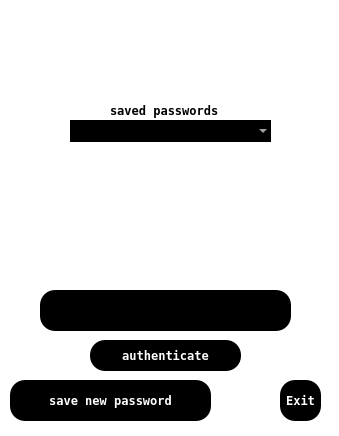
<?xml version="1.0" encoding="UTF-8"?>
<ui version="4.0">
 <class>app_1</class>
 <widget class="QWidget" name="app_1">
  <property name="geometry">
   <rect>
    <x>0</x>
    <y>0</y>
    <width>339</width>
    <height>436</height>
   </rect>
  </property>
  <property name="font">
   <font>
    <family>Fixedsys</family>
    <weight>75</weight>
    <bold>true</bold>
   </font>
  </property>
  <property name="contextMenuPolicy">
   <enum>Qt::ActionsContextMenu</enum>
  </property>
  <property name="acceptDrops">
   <bool>false</bool>
  </property>
  <property name="windowTitle">
   <string>Manager Password</string>
  </property>
  <property name="windowIcon">
   <iconset>
    <normaloff>../img/Clowns_Password.ico</normaloff>../img/Clowns_Password.ico</iconset>
  </property>
  <property name="styleSheet">
   <string notr="true">background-color: rgb(255, 255, 255);</string>
  </property>
  <widget class="QLabel" name="user_habilitar">
   <property name="geometry">
    <rect>
     <x>300</x>
     <y>300</y>
     <width>21</width>
     <height>21</height>
    </rect>
   </property>
   <property name="styleSheet">
    <string notr="true">font: 75 11pt &quot;Fixedsys&quot;;
color: rgb(0, 0, 0);</string>
   </property>
   <property name="text">
    <string/>
   </property>
   <property name="pixmap">
    <pixmap>../img/esconder.png</pixmap>
   </property>
   <property name="scaledContents">
    <bool>true</bool>
   </property>
  </widget>
  <widget class="QLabel" name="label">
   <property name="geometry">
    <rect>
     <x>110</x>
     <y>100</y>
     <width>121</width>
     <height>21</height>
    </rect>
   </property>
   <property name="styleSheet">
    <string notr="true">font: 75 11pt &quot;Fixedsys&quot;;
color: rgb(0, 0, 0);</string>
   </property>
   <property name="text">
    <string>saved passwords</string>
   </property>
  </widget>
  <widget class="QPushButton" name="exit_app">
   <property name="geometry">
    <rect>
     <x>280</x>
     <y>380</y>
     <width>41</width>
     <height>41</height>
    </rect>
   </property>
   <property name="styleSheet">
    <string notr="true">border-radius:15px;
color: rgb(255, 255, 255);
background-color: rgb(0, 0, 0);
font: 75 11pt &quot;Fixedsys&quot;;
</string>
   </property>
   <property name="text">
    <string>Exit</string>
   </property>
  </widget>
  <widget class="QPushButton" name="salvar_nova_senha">
   <property name="geometry">
    <rect>
     <x>10</x>
     <y>380</y>
     <width>201</width>
     <height>41</height>
    </rect>
   </property>
   <property name="styleSheet">
    <string notr="true">border-radius:15px;
color: rgb(255, 255, 255);
background-color: rgb(0, 0, 0);
font: 75 11pt &quot;Fixedsys&quot;;
</string>
   </property>
   <property name="text">
    <string>save new password</string>
   </property>
  </widget>
  <widget class="QComboBox" name="nao_listado">
   <property name="geometry">
    <rect>
     <x>70</x>
     <y>120</y>
     <width>201</width>
     <height>22</height>
    </rect>
   </property>
   <property name="styleSheet">
    <string notr="true">border-radius:15px;
background-color: rgb(0, 0, 0);
color: rgb(255, 255, 255);
font: 75 11pt &quot;Fixedsys&quot;;</string>
   </property>
  </widget>
  <widget class="QLineEdit" name="password_leberar_acesso">
   <property name="enabled">
    <bool>true</bool>
   </property>
   <property name="geometry">
    <rect>
     <x>40</x>
     <y>290</y>
     <width>251</width>
     <height>41</height>
    </rect>
   </property>
   <property name="styleSheet">
    <string notr="true">border-radius:15px;
background-color: rgb(0, 0, 0);
color: rgb(255, 255, 255);
font: 75 11pt &quot;Fixedsys&quot;;</string>
   </property>
  </widget>
  <widget class="QLabel" name="text_leberar">
   <property name="geometry">
    <rect>
     <x>50</x>
     <y>260</y>
     <width>241</width>
     <height>20</height>
    </rect>
   </property>
   <property name="styleSheet">
    <string notr="true">font: 8pt &quot;Fixedsys&quot;;
color: rgb(0, 0, 0);</string>
   </property>
   <property name="text">
    <string/>
   </property>
  </widget>
  <widget class="QLabel" name="acesso_login">
   <property name="geometry">
    <rect>
     <x>50</x>
     <y>170</y>
     <width>241</width>
     <height>21</height>
    </rect>
   </property>
   <property name="styleSheet">
    <string notr="true">font: 8pt &quot;Fixedsys&quot;;
color: rgb(0, 0, 0);</string>
   </property>
   <property name="text">
    <string/>
   </property>
  </widget>
  <widget class="QLabel" name="acesso_password">
   <property name="geometry">
    <rect>
     <x>50</x>
     <y>210</y>
     <width>241</width>
     <height>21</height>
    </rect>
   </property>
   <property name="styleSheet">
    <string notr="true">font: 8pt &quot;Fixedsys&quot;;
color: rgb(0, 0, 0);</string>
   </property>
   <property name="text">
    <string/>
   </property>
  </widget>
  <widget class="QPushButton" name="autenticar">
   <property name="enabled">
    <bool>true</bool>
   </property>
   <property name="geometry">
    <rect>
     <x>90</x>
     <y>340</y>
     <width>151</width>
     <height>31</height>
    </rect>
   </property>
   <property name="styleSheet">
    <string notr="true">border-radius:15px;
color: rgb(255, 255, 255);
background-color: rgb(0, 0, 0);
font: 75 11pt &quot;Fixedsys&quot;;
</string>
   </property>
   <property name="text">
    <string>authenticate</string>
   </property>
  </widget>
  <widget class="QLabel" name="noti_liberar">
   <property name="geometry">
    <rect>
     <x>110</x>
     <y>70</y>
     <width>131</width>
     <height>16</height>
    </rect>
   </property>
   <property name="styleSheet">
    <string notr="true">font: 8pt &quot;Fixedsys&quot;;
color: rgb(255, 0, 0);</string>
   </property>
   <property name="text">
    <string/>
   </property>
  </widget>
  <widget class="QLabel" name="label_2">
   <property name="geometry">
    <rect>
     <x>150</x>
     <y>10</y>
     <width>51</width>
     <height>51</height>
    </rect>
   </property>
   <property name="text">
    <string/>
   </property>
   <property name="pixmap">
    <pixmap>../img/Clowns_Password_png.png</pixmap>
   </property>
   <property name="scaledContents">
    <bool>true</bool>
   </property>
  </widget>
 </widget>
 <resources/>
 <connections/>
</ui>
